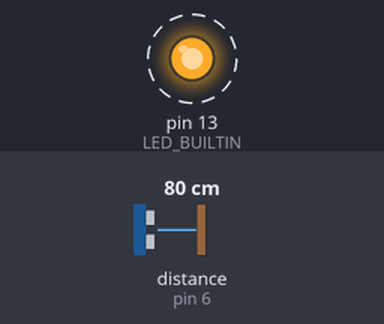
A sketch run on a simulated Arduino Nano, built with avr-gcc and run on an emulated ATmega328P. On the bench: output pins drawn as LEDs (lit = HIGH). Dashed ring = blinking. The inputs (shaded band) are chosen by the test bench; at power-on: distance to the obstacle (sensor on pin 6) 80 cm. The echo pulse lasts 58.3 µs per cm; what the sketch prints to the serial monitor is not drawn.

Above: at 0.3 s.
Timing chart, 0 to 3.0 s (numbered marks = the images above):
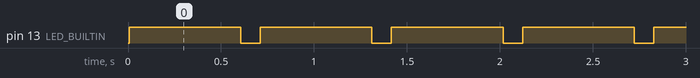

Measured:
- by itself, pin 13 (LED_BUILTIN): alternates HIGH for 0.60 s and LOW for 0.11 s

The sketch:

ultrasonic.ino
```cpp
// make the built in LED blink
#include <Ultrasonic.h>

int distance;
// Trig, Echo
Ultrasonic ultrasonic(7, 6);

// put your setup code here, to run once:
void setup() {
  //designates the built in LED for signal output
  pinMode(LED_BUILTIN, OUTPUT);
  Serial.begin(9600); // for serial output to log the analog movement
  // trig, echo
}

// put your main code here, to run repeatedly:
void loop() {
  distance = ultrasonic.read();
  //ultrasonic.write();
  Serial.print("distance = ");
  Serial.print(distance,DEC);
  Serial.println("");

  digitalWrite(LED_BUILTIN, HIGH);   // turn the LED on (HIGH is the voltage level)
  delay(600);                       // wait for number of milisec
  digitalWrite(LED_BUILTIN, LOW);    // turn the LED off by making the voltage LOW
  delay(100);
}
```
